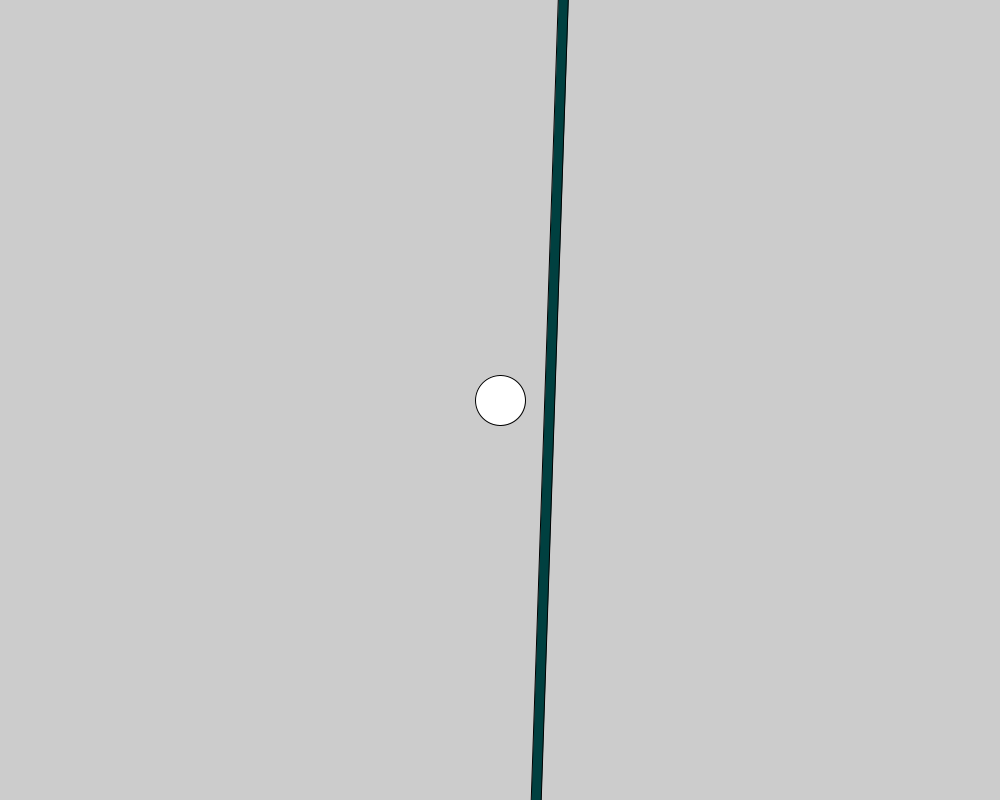
Frame 1 (no input)
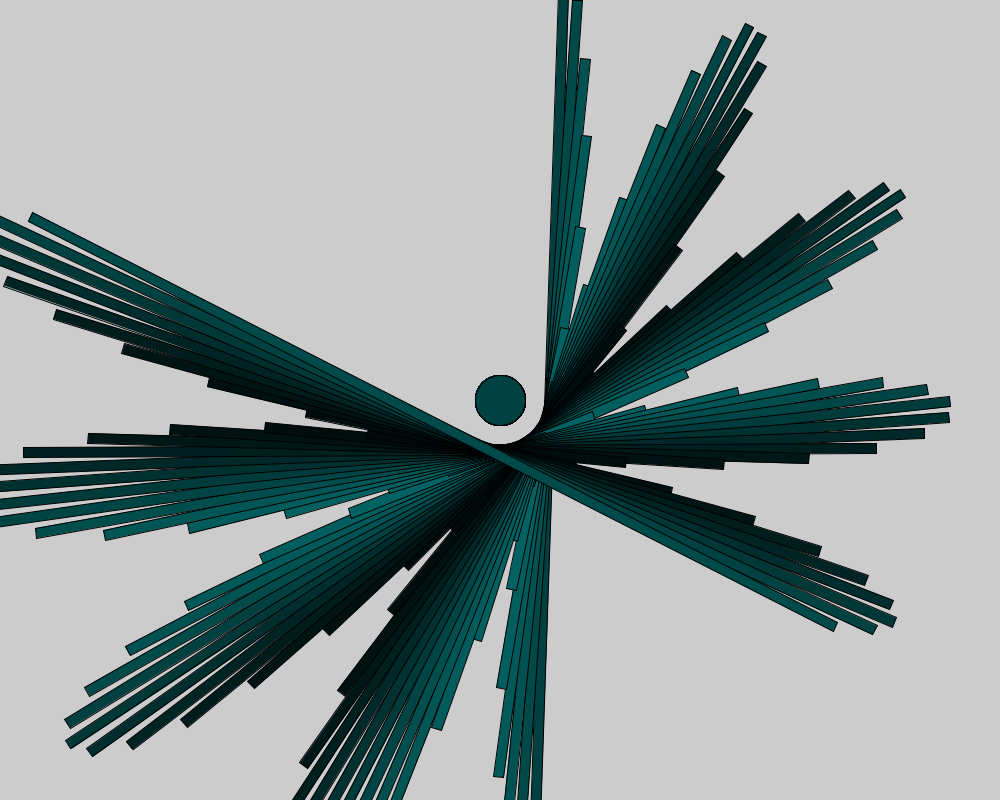
Frame 60 (the mouse pressed at the canvas centre just before this capture)
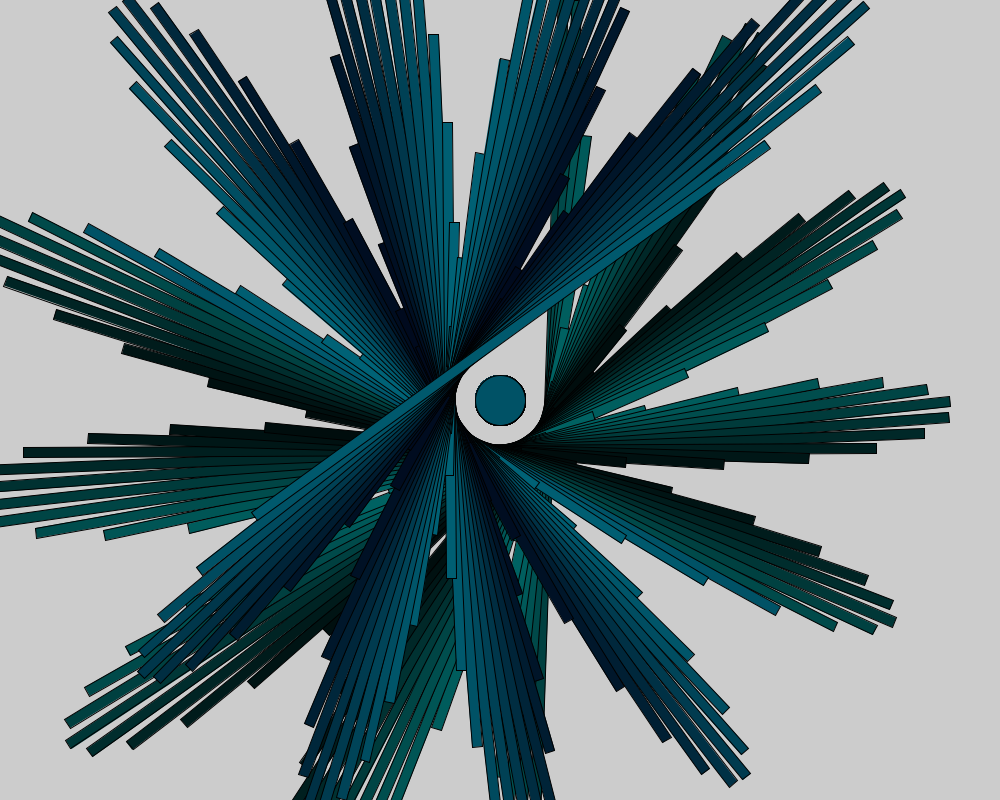
Frame 120 (the mouse held since frame 60 and released just before this capture)

The Processing sketch that drew these frames (run headless with seeded random() and noise(); from frame 60 on, the mouse is pressed at the canvas centre):

// Processing sketch: Week_12
// ── Week_12.pde
float xPos = width/2;
int yPos = height/2;

float dx;
float angle;

void setup() {
  size(1000, 800);
  angle = 0;
  dx = 6.5;

}

void draw() {
  ellipse(width/2, height/2, 50,50);
  rectMode(CENTER);
  angle+=dx;
  //if(angle>3000){
  //  angle = -angle;
  //}
//if(angle>0){
//    int c = int(map(angle, 0, 3000, 0, 255));
//    fill(0,c,c);
//  } else if(angle<0){
//    int c = int(map(angle, -3000, 0, 255, 0));
//    fill(0,c,c);
//  }
  float oscillateFill = map(sin(angle), -1, 1, 10, 100);
  fill(0,oscillateFill,oscillateFill+map(mouseX,0,width,0,40));
  pushMatrix();
  translate(width/2, height/2);
  rotate(radians(angle)*.3);
  rect(xPos, yPos, 10, width*cos(angle));
  popMatrix();
  //int r = int(map(angle, 0, -3000, 0, 255));
  println(angle);
}
